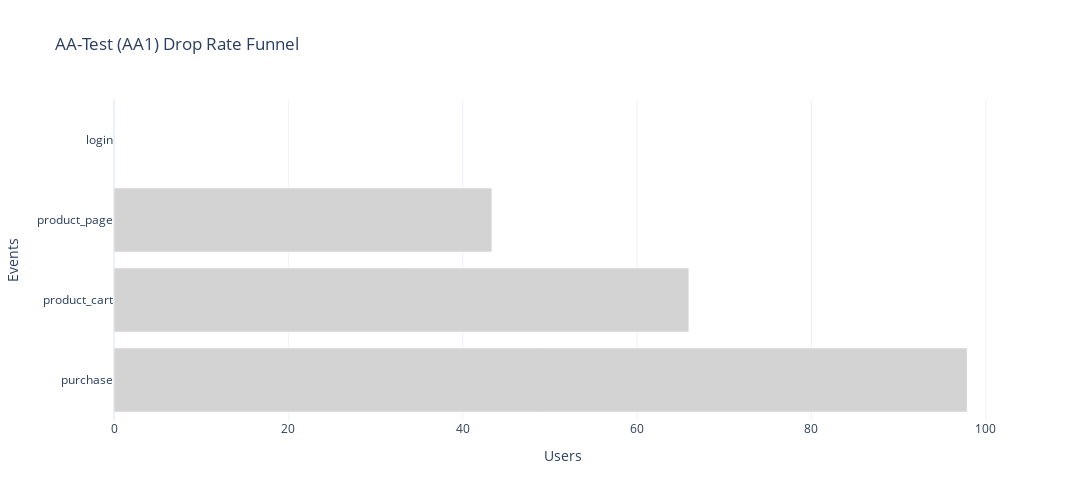

Write notebook code for a chart like this one.
### Code cell
plot_horizontal_bar_plotpx(df_funnel_AA1.sort_values(by='drop_rate', ascending=False), x='drop_rate', y='event_name', title='AA-Test (AA1) Drop Rate Funnel', xlabel='Users', ylabel='Events', sort=False, color='lightgrey')

### Figure 1 — Plotly figure (JSON) as saved in the notebook; plotly's stock layout.template omitted (floating-point values rounded to 4 significant figures)
{"data": [{"hovertemplate": "drop_rate=%{x}<br>event_name=%{y}<extra></extra>", "legendgroup": "", "marker": {"color": "lightgrey", "pattern": {"shape": ""}}, "name": "", "orientation": "h", "showlegend": false, "textposition": "auto", "type": "bar", "x": [97.86, 65.94, 43.34, NaN], "xaxis": "x", "y": ["purchase", "product_cart", "product_page", "login"], "yaxis": "y"}], "layout": {"barmode": "relative", "height": 500, "legend": {"tracegroupgap": 0}, "title": {"text": "AA-Test (AA1) Drop Rate Funnel"}, "width": 1200, "xaxis": {"anchor": "y", "domain": [0, 1], "title": {"text": "Users"}}, "yaxis": {"anchor": "x", "domain": [0, 1], "title": {"text": "Events"}}}}
